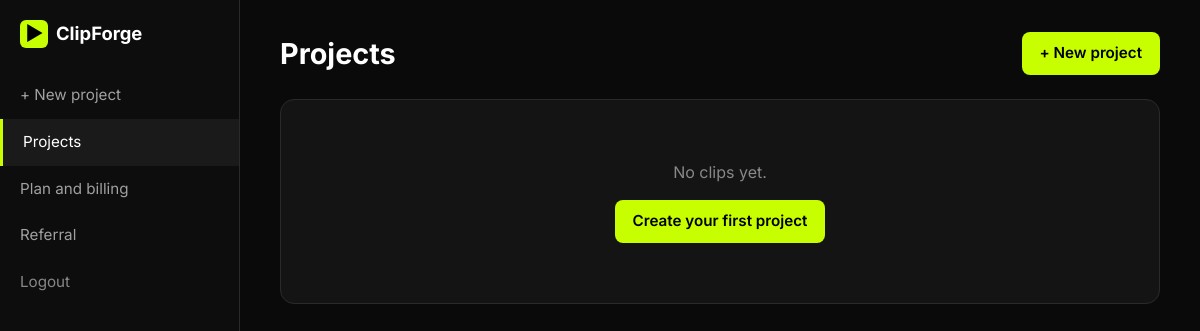
Page /clips (signed in) on the earlier database version.
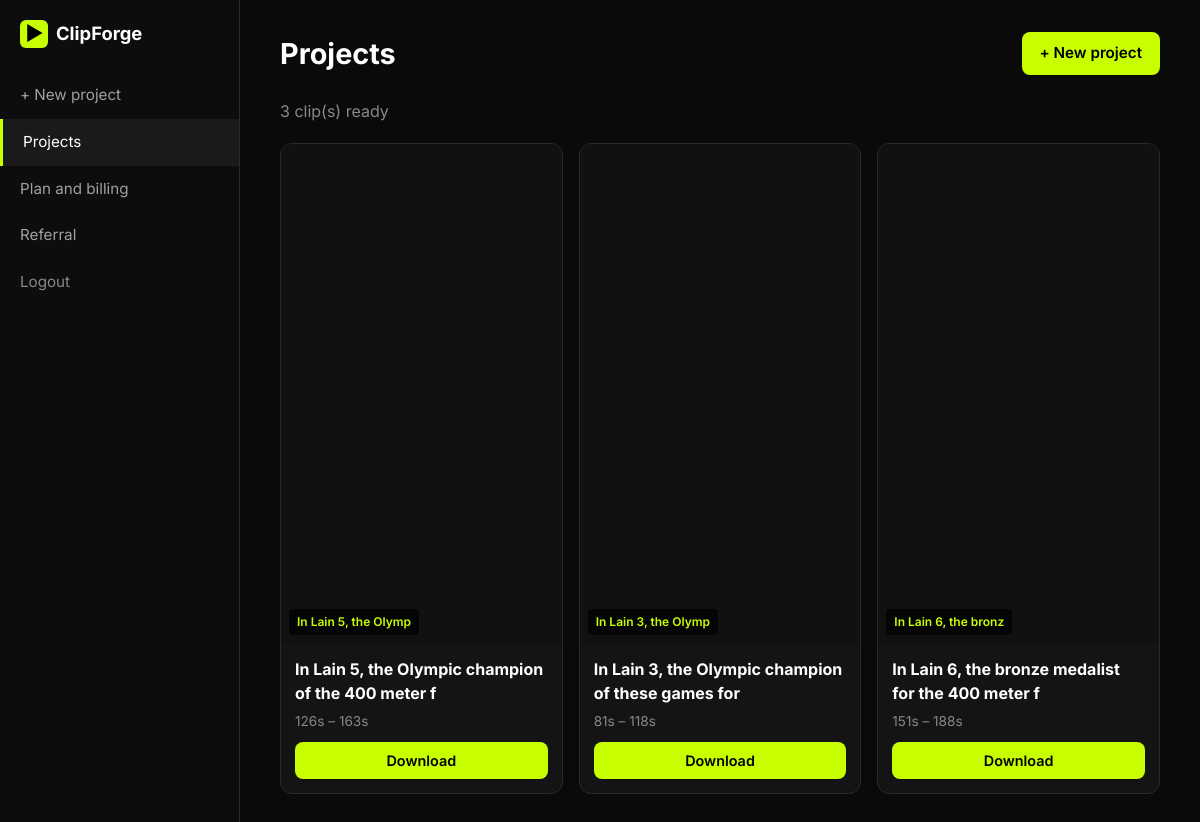
Same page on the later database version.
### tables this page shows
CREATE TABLE clips (
            id INTEGER PRIMARY KEY AUTOINCREMENT,
            job_id INTEGER,
            file_path TEXT,
            title TEXT,
            drive_link TEXT,
            created_at TEXT NOT NULL
        , start_sec REAL DEFAULT 0, end_sec REAL DEFAULT 0, reason TEXT);

### app/main.py (the view)
@app.get("/clips", response_class=HTMLResponse)
async def my_clips(request: Request):
    user = get_current_user(request)
    if not user:
        return RedirectResponse("/login")
    clips = get_user_clips(user["id"])
    return templates.TemplateResponse("clips.html", {"request": request, "user": user, "clips": clips})

### templates/clips.html (shortened to what this page needs)
<!DOCTYPE html>
<html lang="en">
<head>
  <link rel="stylesheet" href="/static/style.css">
</head>
<body>
  <div class="dash-layout">
    <aside class="sidebar">
      <div class="sidebar-logo"><a href="/" class="logo" style="text-decoration:none;color:inherit;"><div class="logo-icon">▶</div> ClipForge</a></div>
      <nav class="side-nav">
        <a href="/dashboard">+ New project</a>
        <a href="/clips" class="active">Projects</a>
        <a href="/billing">Plan and billing</a>
        <a href="/referral">Referral</a>
      <a href="/logout" style="color:#888;">Logout</a>
      </nav>
    </aside>
    <main class="main-content">
      <div style="display:flex;justify-content:space-between;align-items:center;margin-bottom:24px;">
        <h1 style="font-size:1.8rem;">Projects</h1>
        <a href="/dashboard" class="btn-lime">+ New project</a>
      </div>
      {% if clips %}
        <p style="color:#888;margin-bottom:20px;">{{ clips|length }} clip(s) ready</p>
        <div style="display:grid;grid-template-columns:repeat(auto-fill,minmax(240px,1fr));gap:16px;">
          {% for c in clips %}
          <div style="background:#141414;border:1px solid #2a2a2a;border-radius:12px;overflow:hidden;">
            <div style="aspect-ratio:9/16;background:#111;display:flex;align-items:center;justify-content:center;position:relative;overflow:hidden;">
              {% if c.file_path %}
                <video src="/download/{{ c.id }}" style="width:100%;height:100%;object-fit:cover;" muted></video>
              {% else %}
                <div style="color:#666;">Clip {{ loop.index }}</div>
              {% endif %}
              <div style="position:absolute;bottom:8px;left:8px;background:rgba(0,0,0,0.7);color:var(--lime);padding:4px 8px;border-radius:4px;font-size:0.75rem;font-weight:600;">
                {{ c.title[:20] if c.title else "Clip" }}
              </div>
            </div>
            <div style="padding:14px;">
              <strong>{{ c.title or "Clip" }}</strong>
              <p style="color:#888;font-size:0.85rem;margin:6px 0;">{{ c.start_sec|default(0)|int }}s – {{ c.end_sec|default(0)|int }}s</p>
              {% if c.file_path %}
                <a href="/download/{{ c.id }}" class="btn-lime" style="display:block;text-align:center;margin-top:10px;padding:8px;font-size:0.9rem;">Download</a>
              {% endif %}
            </div>
          </div>
          {% endfor %}
        </div>
      {% else %}
        <div style="background:#141414;border:1px solid #2a2a2a;border-radius:14px;padding:60px;text-align:center;">
          <p style="color:#888;">No clips yet.</p>
          <a href="/dashboard" class="btn-lime" style="margin-top:16px;display:inline-block;">Create your first project</a>
        </div>
      {% endif %}
    </main>
  </div>
</body>
</html>

### static/style.css (style rules this page uses)
:root { --bg: #0a0a0a; --surface: #141414; --surface-2: #1c1c1c; --border: #2a2a2a; --text: #ffffff; --muted: #a0a0a0; --lime: #c8ff00; --lime-dark: #a8d600; --radius: 12px; }
* { box-sizing: border-box; margin: 0; padding: 0; }
body { font-family: 'Inter', system-ui, sans-serif; background: var(--bg); color: var(--text); line-height: 1.5; }
.logo { display: flex; align-items: center; gap: 8px; font-weight: 700; font-size: 1.15rem; }
.logo-icon { width: 28px; height: 28px; background: var(--lime); border-radius: 6px; display: flex; align-items: center; justify-content: center; color: #000; font-weight: 800; }
.btn-lime, .btn-outline, .btn-dark { display: inline-flex; align-items: center; justify-content: center; padding: 10px 18px; border-radius: 8px; font-weight: 600; text-decoration: none; border: none; cursor: pointer; font-size: 0.95rem; transition: 0.15s; }
.btn-lime { background: var(--lime); color: #000; }
.dash-layout { display: grid; grid-template-columns: 240px 1fr; min-height: 100vh; }
.sidebar { background: #0d0d0d; border-right: 1px solid var(--border); padding: 20px 0; }
.sidebar-logo { padding: 0 20px 24px; }
.side-nav a { display: flex; align-items: center; gap: 10px; padding: 12px 20px; color: var(--muted); text-decoration: none; font-size: 0.95rem; }
.side-nav a.active, .side-nav a:hover { background: #1a1a1a; color: white; }
.side-nav a.active { border-left: 3px solid var(--lime); }
.main-content { padding: 32px 40px; }

Differences in the rows shown:
added clips: title "In Lain 5, the Olymp", title "In Lain 5, the Olympic champion of the 400 meter f", start_sec "126", end_sec "163"
added clips: title "In Lain 3, the Olymp", title "In Lain 3, the Olympic champion of these games for", start_sec "81", end_sec "118"
added clips: title "In Lain 6, the bronz", title "In Lain 6, the bronze medalist for the 400 meter f", start_sec "151", end_sec "188"
Other differences:
{{ clips|length }}: (not shown) → "3"
text no longer shown: "No clips yet. Create your first project"
text now shown: "clip(s) ready"
